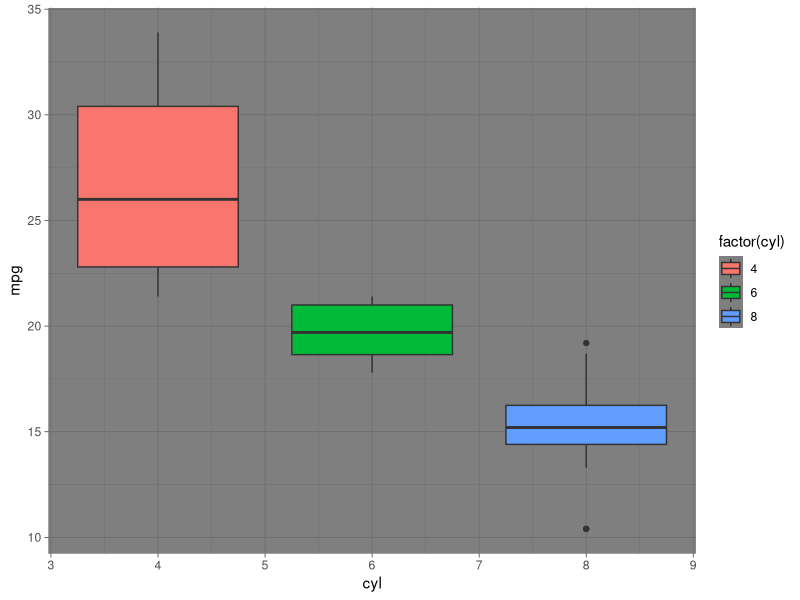

Write the R code that produced this figure.
library(ggplot2)

df <- mtcars

pl <- ggplot(df, aes(x=cyl, y=mpg, group=cyl))

print(pl +geom_boxplot(aes(fill=factor(cyl))) +theme_dark())

